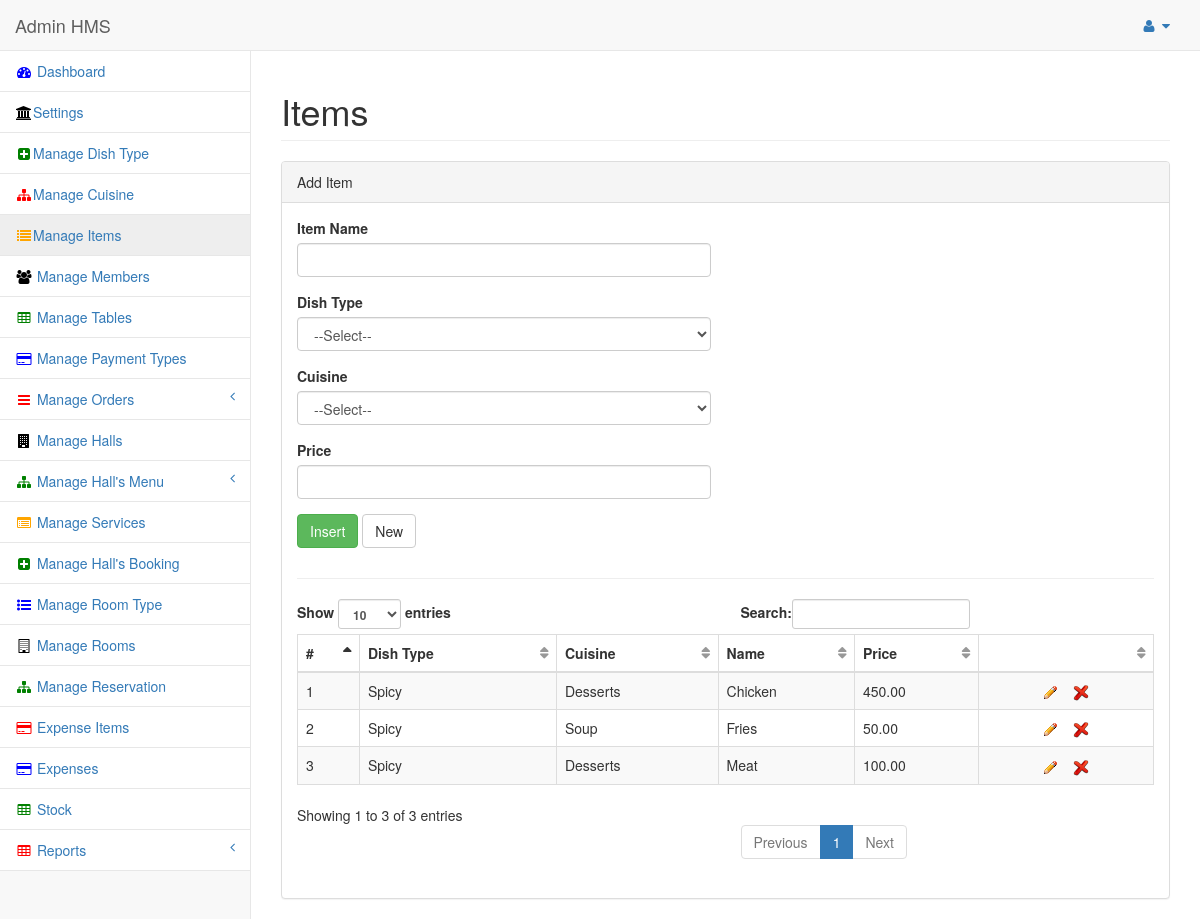
Page /admin/panel/items.php (signed in) on the committed database.
### tables this page shows
CREATE TABLE IF NOT EXISTS `items` (
  `i_id` int(11) NOT NULL AUTO_INCREMENT,
  `mc_id` int(11) NOT NULL,
  `i_name` text NOT NULL,
  `i_price` float NOT NULL,
  `i_status` int(11) NOT NULL,
  `cs_id` int(11) NOT NULL,
  PRIMARY KEY (`i_id`)
);

CREATE TABLE IF NOT EXISTS `menu_category` (
  `mc_id` int(11) NOT NULL AUTO_INCREMENT,
  `mc_name` text NOT NULL,
  `mc_status` int(11) NOT NULL,
  PRIMARY KEY (`mc_id`)
);

CREATE TABLE IF NOT EXISTS `cuisine` (
  `cs_id` int(11) NOT NULL AUTO_INCREMENT,
  `cs_name` text NOT NULL,
  `cs_status` int(11) NOT NULL,
  PRIMARY KEY (`cs_id`)
);

### functions.php (called while the page is built, shortened)
<?php
function get_title($mode,$text){
switch($mode)
{
case category: $sql2 = "select mc_name title from menu_category where mc_id ='$text'"; break;
case cuisine:  $sql2 = "select cs_name title from cuisine where cs_id ='$text'"; break;
}
$result = mysql_query($sql2);
$rows = mysql_fetch_assoc($result);
$title	= $rows["title"];
return $title;
}
?>

### admin/panel/items.php (the view, shortened to what this page needs)
<!DOCTYPE html>
<html lang="en">
<head>
    <?php include("header.php"); ?>
</head>
<body>
    <div id="wrapper">
        <nav class="navbar navbar-default navbar-static-top" role="navigation" style="margin-bottom: 0">
            <div class="navbar-header">
                <a class="navbar-brand" href="index.php">Admin HMS</a>
            </div>
           <?php include("topbar.php") ?>
		<?php include("sidebar.php"); ?>
        </nav>
        <div id="page-wrapper">
            <div class="row">
                <div class="col-lg-12">
                    <h1 class="page-header">Items</h1>
                </div>
            </div>
            <div class="row">
                <div class="col-lg-12">
                    <div class="panel panel-default">
                        <div class="panel-heading">
                            Add Item
                        </div>
                        <div class="panel-body">
                            <div class="row">
                                <div class="col-lg-6">
                                    <form role="form" method="post" id="userForm">
                                        <div class="form-group">
                                            <label>Item Name</label>
                                            <input class="form-control" type="text" name="i_name" value="<?php echo $i_name; ?>">
                                        </div>
										<div class="form-group">
                                            <label>Dish Type</label>
                                             <select name="mc_id" class="form-control" required>
											<option value="">--Select--</option>
											</select>
                                        </div>
										<div class="form-group">
                                            <label>Cuisine</label>
                                             <select name="cs_id" class="form-control" required>
											<option value="">--Select--</option>
											</select>
                                        </div>
										<div class="form-group">
                                            <label>Price</label>
                                            <input class="form-control" type="text" name="i_price" value="<?php echo $i_price; ?>">
                                        </div>
                                       <?php if(isset($_GET["i_id"]))
										{ ?>
                                        <button type="submit" class="btn btn-primary">Update </button>
										<a href="items.php" class="btn btn-default">  New  </a>
										<?php } else { ?>
                                        <button type="submit" class="btn btn-success">Insert </button>
										<a href="items.php" class="btn btn-default">  New  </a>
										<?php } ?>
									</form>
                                </div>
                            </div>
							<hr>
						<div id="txtHint" style="margin-top:20px;">
							<?php include("view_items.php"); ?>
							</div>
                        </div>
                    </div>
                </div>
            </div>
        </div>
    </div>
</body>
</html>

### admin/panel/view_items.php (shortened to what this page needs)
<?php require_once('../../conn/db.php');
 require_once('../../functions.php'); ?>
							<div class="dataTable_wrapper">
                                <table class="table table-striped table-bordered table-hover" id="dataTables-example">
                                    <thead>
                                        <tr>
                                            <th>#</th>
                                            <th>Dish Type</th>
                                            <th>Cuisine</th>
                                            <th>Name</th>
                                            <th>Price</th>
 											<th width="20%"> </th>
                                        </tr>
                                    </thead>
                                    <tbody>
									                 <?php
				if(isset($_GET["mc_id"]))
				{
				$insertSQL = "SELECT * FROM items where mc_id='".$_GET["mc_id"]."' and i_status = 0";
				}
				else
				{
				$insertSQL = "SELECT * FROM items where i_status = 0";
				}
				$Result1 = mysql_query($insertSQL, $dbconfig) or die(mysql_error());
				while($row = mysql_fetch_assoc($Result1))
				{
				$i_id = $row["i_id"];
				$cs_id = $row["cs_id"];
				$mc_id = $row["mc_id"];
				$i_name = $row["i_name"];
				$i_price = $row["i_price"];
						?>
                                        <tr class="odd gradeX">
                                            <td><?php echo $mc = $mc + 1; ?></td>
                                            <td><?php echo get_title(category,$mc_id); ?></td>
                                            <td><?php echo get_title(cuisine,$cs_id); ?></td>
                                            <td><?php echo $i_name; ?></td>
                                            <td><?php echo number_format($i_price,2); ?></td>
                                            <td align="center"><a href="items.php?i_id=<?php echo $i_id; ?>" title="Edit"> <img src="img/edit.gif" alt="HMS" /></a>
											<a href="#" class="delete_class<?php echo $i_id; ?>" id="confirm<?php echo $i_id; ?>" value="<?php echo $i_id; ?>"  title="Delete" > <img src="img/delete.png" alt="HMS" /></a>
											</td>
										</tr>
				<?php } ?>
                                     </tbody>
                                </table>
                            </div>

### lobibox-master/demo/demo.css (style rules this page uses)
.btn { margin-bottom: 10px; }

### rows in the picture
items: mc.mc_name "Spicy", cs.cs_name "Desserts", i_name "Chicken", i_price "450.00", $i_id 3 (drawn)
items: mc "2", mc.mc_name "Spicy", cs.cs_name "Soup", i_name "Fries", i_price "50.00"
items: mc "3", mc.mc_name "Spicy", cs.cs_name "Desserts", i_name "Meat", i_price "100.00", $i_id 4 (drawn)
